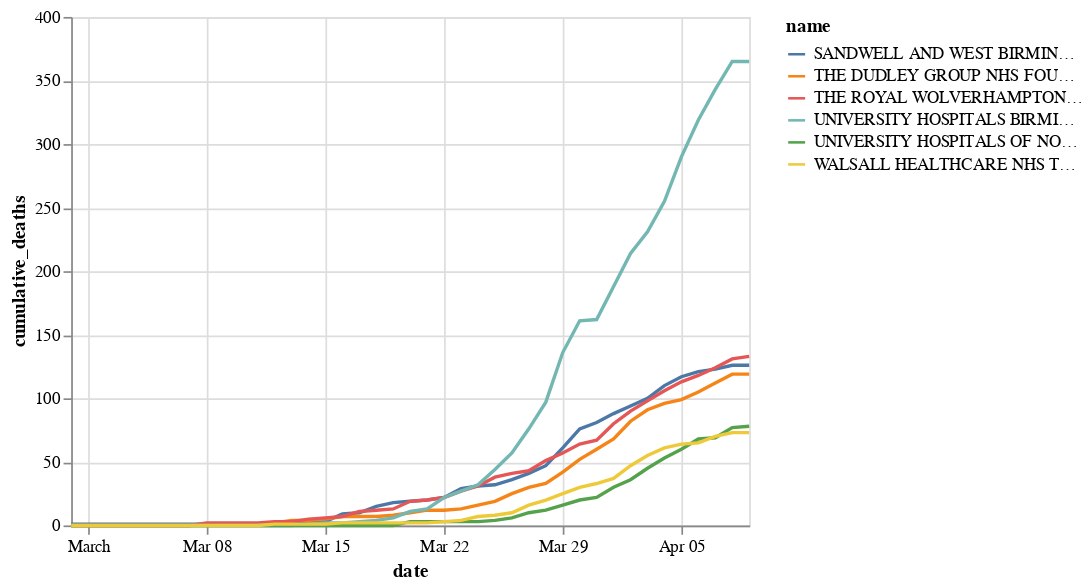

The notebook cell this image was saved under:
### Markdown cell above
---
# Visualisations

### Code cell
eands_trust_codes = [
    'RNA', # The Dudley Group NHS Foundation Trust
    'RL4', # The Royal Wolverhampton NHS Trust
    'RXK', # Sandwell And West Birmingham Hospitals NHS Trust
    'RRK', # University Hospitals Birmingham NHS Foundation Trust
    'RBK', # Walsall Healthcare NHS Trust
    'RJE', # University Hospitals Of North Midlands NHS Trust
]
eands_trust_data = our_trusts[our_trusts.code.isin(eands_trust_codes)]

alt.Chart(eands_trust_data).mark_line().encode(
    x='date',
    y='cumulative_deaths',
    color='name',
    tooltip='name'
)

### Figure 1 — Vega-Lite specification as saved in the notebook (floating-point values rounded to 4 significant figures; data arrays with more than 128 entries replaced by an {"elided": "..."} marker saying what was removed)
{"config": {"view": {"continuousWidth": 400, "continuousHeight": 300}}, "data": {"name": "data-f5e8b27c35f069978acdbd414f6028e0"}, "mark": "line", "encoding": {"color": {"type": "nominal", "field": "name"}, "tooltip": {"type": "nominal", "field": "name"}, "x": {"type": "temporal", "field": "date"}, "y": {"type": "quantitative", "field": "cumulative_deaths"}}, "$schema": "https://vega.github.io/schema/vega-lite/v4.8.1.json", "datasets": {"data-f5e8b27c35f069978acdbd414f6028e0": {"elided": "246 records"}}}
